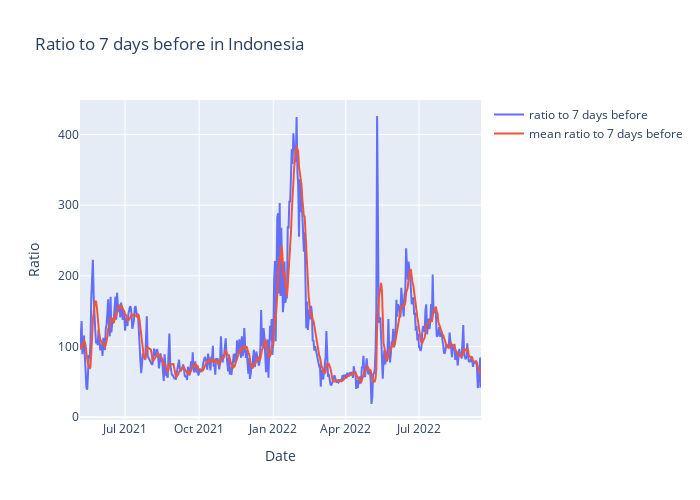

Notebook code cell kept with this figure:
### Code cell
fig=make_subplots(specs=[[{"secondary_y":False}]])
fig.add_trace(go.Scatter(x=data3['Date2'],y=data3['ratio to 7 days before'],name='ratio to 7 days before'),secondary_y=False,)
fig.add_trace(go.Scatter(x=data3['Date2'],y=data3['mean ratio to 7 days before'],name='mean ratio to 7 days before'),secondary_y=False,)
fig.update_layout(autosize=False,width=700,height=500,title_text="Ratio to 7 days before in Indonesia")
fig.update_xaxes(title_text="Date")
fig.update_yaxes(title_text="Ratio",secondary_y=False)
fig.show()

### Figure 1 — Plotly figure (JSON) as saved in the notebook; plotly's stock layout.template omitted (floating-point values rounded to 4 significant figures; data arrays with more than 128 entries replaced by an {"elided": "..."} marker saying what was removed)
{"data": [{"name": "ratio to 7 days before", "type": "scatter", "x": {"elided": "499 str values"}, "xaxis": "x", "y": {"elided": "499 float values"}, "yaxis": "y"}, {"name": "mean ratio to 7 days before", "type": "scatter", "x": {"elided": "499 str values"}, "xaxis": "x", "y": {"elided": "499 float values"}, "yaxis": "y"}], "layout": {"autosize": false, "height": 500, "title": {"text": "Ratio to 7 days before in Indonesia"}, "width": 700, "xaxis": {"anchor": "y", "domain": [0, 1], "title": {"text": "Date"}}, "yaxis": {"anchor": "x", "domain": [0, 1], "title": {"text": "Ratio"}}}}
